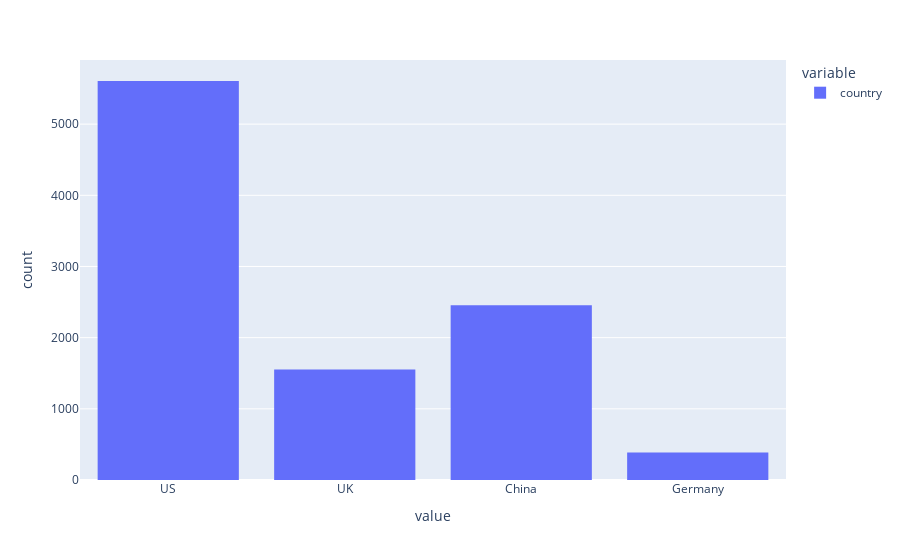
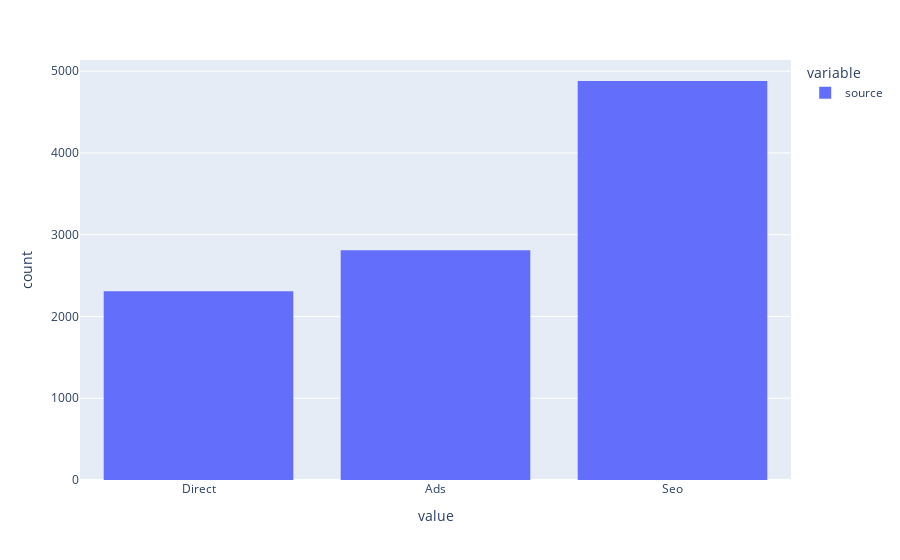

These figures' notebook cell, in order:
### Code cell
# Distribution of each categorical variable

for i in range(len(categorical_features)):
    fig = px.histogram(data_sample[categorical_features[i]])
    fig.show()

### Figure 1 — Plotly figure (JSON) as saved in the notebook; plotly's stock layout.template omitted (floating-point values rounded to 4 significant figures; data arrays with more than 128 entries replaced by an {"elided": "..."} marker saying what was removed)
{"data": [{"alignmentgroup": "True", "bingroup": "x", "hovertemplate": "variable=country<br>value=%{x}<br>count=%{y}<extra></extra>", "legendgroup": "country", "marker": {"color": "#636efa", "pattern": {"shape": ""}}, "name": "country", "offsetgroup": "country", "orientation": "v", "showlegend": true, "type": "histogram", "x": {"elided": "10000 str values"}, "xaxis": "x", "yaxis": "y"}], "layout": {"barmode": "relative", "legend": {"title": {"text": "variable"}, "tracegroupgap": 0}, "margin": {"t": 60}, "xaxis": {"anchor": "y", "domain": [0, 1], "title": {"text": "value"}}, "yaxis": {"anchor": "x", "domain": [0, 1], "title": {"text": "count"}}}}

### Figure 2 — Plotly figure (JSON) as saved in the notebook; plotly's stock layout.template omitted (floating-point values rounded to 4 significant figures; data arrays with more than 128 entries replaced by an {"elided": "..."} marker saying what was removed)
{"data": [{"alignmentgroup": "True", "bingroup": "x", "hovertemplate": "variable=source<br>value=%{x}<br>count=%{y}<extra></extra>", "legendgroup": "source", "marker": {"color": "#636efa", "pattern": {"shape": ""}}, "name": "source", "offsetgroup": "source", "orientation": "v", "showlegend": true, "type": "histogram", "x": {"elided": "10000 str values"}, "xaxis": "x", "yaxis": "y"}], "layout": {"barmode": "relative", "legend": {"title": {"text": "variable"}, "tracegroupgap": 0}, "margin": {"t": 60}, "xaxis": {"anchor": "y", "domain": [0, 1], "title": {"text": "value"}}, "yaxis": {"anchor": "x", "domain": [0, 1], "title": {"text": "count"}}}}
